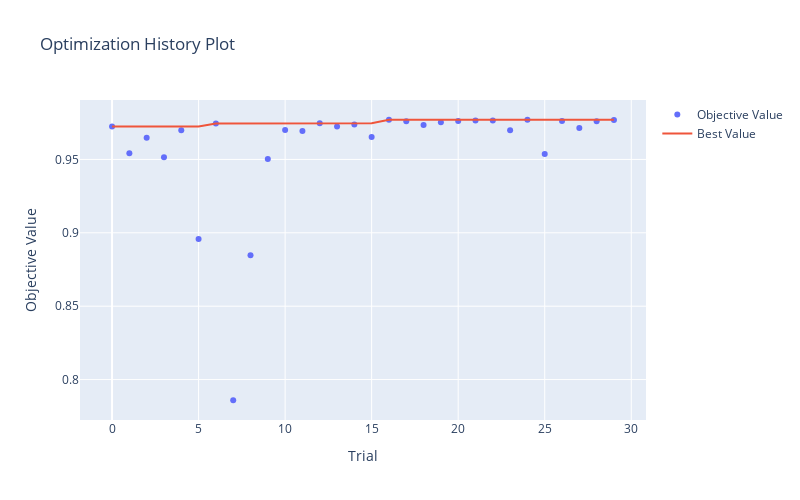
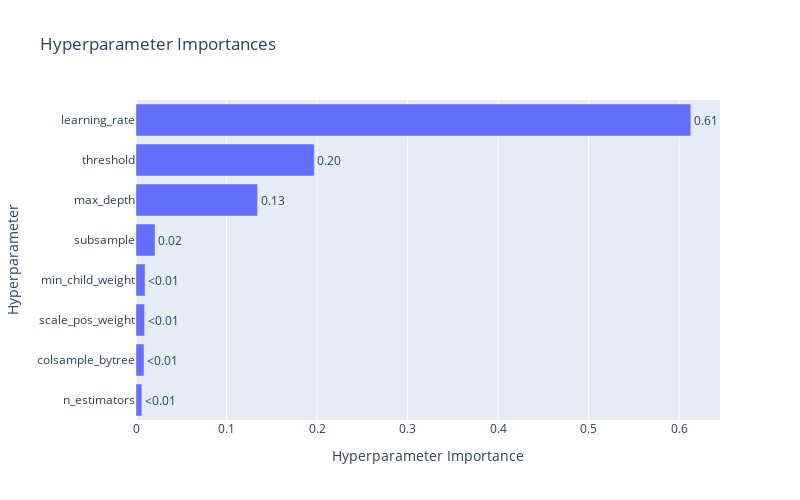

The cell these charts' notebook holds for them, in order:
### Code cell
fig = optuna.visualization.plot_optimization_history(xgb_study)
fig.update_layout(width=800, height=500) 
fig.show()

fig = optuna.visualization.plot_param_importances(xgb_study)
fig.update_layout(width=800, height=500) 
fig.show()

### Figure 1 — Plotly figure (JSON) as saved in the notebook; plotly's stock layout.template omitted (floating-point values rounded to 4 significant figures)
{"data": [{"mode": "markers", "name": "Objective Value", "type": "scatter", "x": [0, 1, 2, 3, 4, 5, 6, 7, 8, 9, 10, 11, 12, 13, 14, 15, 16, 17, 18, 19, 20, 21, 22, 23, 24, 25, 26, 27, 28, 29], "y": [0.9724, 0.9543, 0.9648, 0.9515, 0.9699, 0.8958, 0.9746, 0.7859, 0.8848, 0.9503, 0.9701, 0.9694, 0.9747, 0.9724, 0.9737, 0.9653, 0.977, 0.976, 0.9735, 0.9753, 0.9762, 0.9766, 0.9765, 0.97, 0.977, 0.9537, 0.9762, 0.9714, 0.9761, 0.9769]}, {"mode": "lines", "name": "Best Value", "type": "scatter", "x": [0, 1, 2, 3, 4, 5, 6, 7, 8, 9, 10, 11, 12, 13, 14, 15, 16, 17, 18, 19, 20, 21, 22, 23, 24, 25, 26, 27, 28, 29], "y": [0.9724, 0.9724, 0.9724, 0.9724, 0.9724, 0.9724, 0.9746, 0.9746, 0.9746, 0.9746, 0.9746, 0.9746, 0.9747, 0.9747, 0.9747, 0.9747, 0.977, 0.977, 0.977, 0.977, 0.977, 0.977, 0.977, 0.977, 0.977, 0.977, 0.977, 0.977, 0.977, 0.977]}, {"marker": {"color": "#cccccc"}, "mode": "markers", "name": "Infeasible Trial", "showlegend": false, "type": "scatter", "x": [], "y": []}], "layout": {"height": 500, "title": {"text": "Optimization History Plot"}, "width": 800, "xaxis": {"title": {"text": "Trial"}}, "yaxis": {"title": {"text": "Objective Value"}}}}

### Figure 2 — Plotly figure (JSON) as saved in the notebook; plotly's stock layout.template omitted (floating-point values rounded to 4 significant figures)
{"data": [{"cliponaxis": false, "hovertemplate": ["n_estimators (IntDistribution): 0.006497814427045003<extra></extra>", "colsample_bytree (FloatDistribution): 0.00885546951380064<extra></extra>", "scale_pos_weight (FloatDistribution): 0.009467936685930715<extra></extra>", "min_child_weight (IntDistribution): 0.009969530308777556<extra></extra>", "subsample (FloatDistribution): 0.02101908891151825<extra></extra>", "max_depth (IntDistribution): 0.1343223828967602<extra></extra>", "threshold (FloatDistribution): 0.19694353064560136<extra></extra>", "learning_rate (FloatDistribution): 0.6129242466105664<extra></extra>"], "name": "Objective Value", "orientation": "h", "text": ["<0.01", "<0.01", "<0.01", "<0.01", "0.02", "0.13", "0.20", "0.61"], "textposition": "outside", "type": "bar", "x": [0.006498, 0.008855, 0.009468, 0.00997, 0.02102, 0.1343, 0.1969, 0.6129], "y": ["n_estimators", "colsample_bytree", "scale_pos_weight", "min_child_weight", "subsample", "max_depth", "threshold", "learning_rate"]}], "layout": {"height": 500, "title": {"text": "Hyperparameter Importances"}, "width": 800, "xaxis": {"title": {"text": "Hyperparameter Importance"}}, "yaxis": {"title": {"text": "Hyperparameter"}}}}
